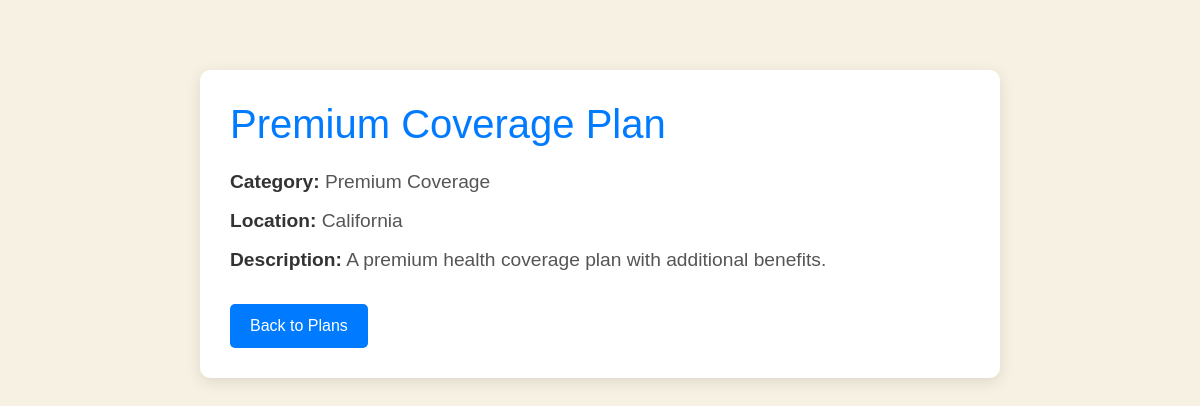
The app's page /plan/2/ (signed in) with its own data.
### home/models.py (models this page shows, shortened)
class HealthInsurance(models.Model):
    plan_name = models.CharField(max_length=255)
    category = models.CharField(max_length=255)
    location = models.CharField(max_length=255)
    description = models.TextField()

### home/views.py (the view)
# urls.py: path('plan/<int:id>/', views.plan_detail, name='plan_detail')
@login_required
def plan_detail(request, id):
    plan = get_object_or_404(HealthInsurance, id=id)
    return render(request, 'plan_detail.html', {'plan': plan})

### home/templates/plan_detail.html (shortened to what this page needs)
<!DOCTYPE html>
<html lang="en">
<head>
    <link href="https://cdn.jsdelivr.net/npm/bootstrap@5.3.3/dist/css/bootstrap.min.css" rel="stylesheet">
</head>
<body>
    <div class="container custom">
        <h1>{{ plan.plan_name }}</h1>
        <p><strong>Category:</strong> {{ plan.category }}</p>
        <p><strong>Location:</strong> {{ plan.location }}</p>
        <p><strong>Description:</strong> {{ plan.description }}</p>
        <a href="{% url 'insurance_search' %}" class="btn-back">Back to Plans</a>
    </div>
</body>
</html>

### home/templates/plan_detail.html (style rules this page uses)
body { font-family: 'Poppins', sans-serif; background-color: #f7f1e3; color: #333; padding: 20px; }
.container.custom { background: white; padding: 30px; border-radius: 10px; box-shadow: 0 4px 15px rgba(0, 0, 0, 0.1); max-width: 800px; margin: auto; margin-top: 50px; }
h1 { font-size: 2.5rem; color: #007bff; margin-bottom: 20px; }
p { font-size: 1.2rem; margin-bottom: 10px; color: #555; }
p strong { color: #333; }
.btn-back { display: inline-block; margin-top: 20px; padding: 10px 20px; background-color: #007bff; color: white; text-decoration: none; border-radius: 5px; transition: background-color 0.3s; }

### records on screen
HealthInsurance: plan_name "Premium Coverage Plan", category "Premium Coverage", location "California", description "A premium health coverage plan with additional benefits."
